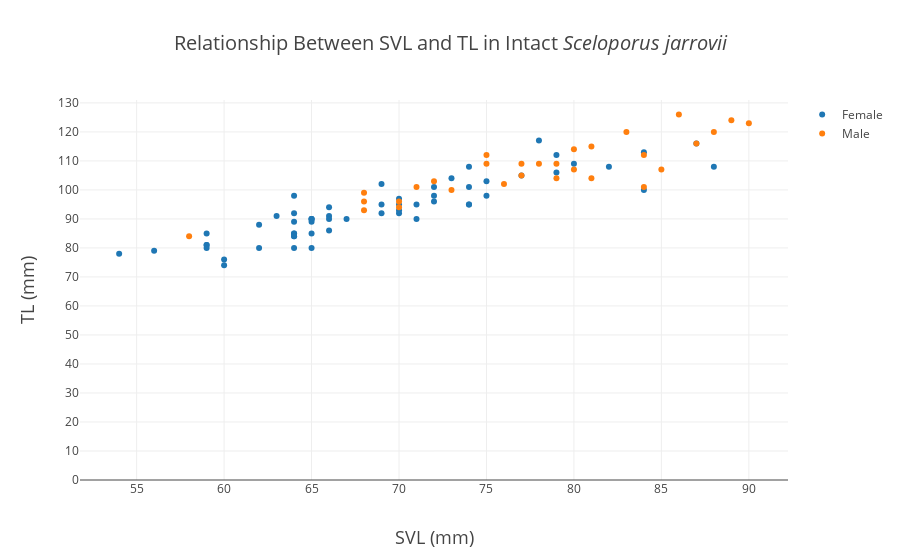

The code cell stored with this chart in its notebook:
### Markdown cell above
## SVL and TL

### Code cell
Males = go.Scatter(x=df.loc[df.sex=='female','svl'],y=df.loc[df.sex=='female','tl'],name='Female',mode = 'markers')
Females = go.Scatter(x=df.loc[df.sex=='male','svl'],y=df.loc[df.sex=='male','tl'],name='Male',mode = 'markers')
data =[Males,Females]
layout = go.Layout(
    title = 'Relationship Between SVL and TL in Intact <i>Sceloporus jarrovii</i>',
    titlefont = dict(
        size = 20),
    xaxis = dict(
        dtick = 5,
        title = 'SVL (mm)',
        titlefont = dict(
            size = 18)),
    yaxis = dict(
        title = 'TL (mm)',
        titlefont = dict(
            size = 18),
        dtick = 10,
    range = (0,df.tl.max()+5)
))
fig = go.Figure(data=data, layout=layout)
plot(fig, filename = 'Relationship Between SVL and TL in Intact Sceloporus jarrovii.html')
iplot(fig, filename = 'Relationship Between SVL and TL in Intact Sceloporus jarrovii.html')

### Figure 1 — Plotly figure (JSON) as saved in the notebook; plotly's stock layout.template omitted (floating-point values rounded to 4 significant figures)
{"data": [{"mode": "markers", "name": "Female", "type": "scatter", "uid": "8c5c58d4-ab5a-11e9-b81d-90324b8dd25e", "x": [84, 69, 70, 84, 64, 79, 75, 66, 65, 70, 62, 75, 72, 78, 59, 65, 65, 64, 74, 66, 69, 73, 71, 82, 64, 60, 66, 72, 64, 72, 77, 65, 74, 71, 80, 74, 70, 59, 59, 74, 64, 59, 67, 60, 54, 56, 70, 63, 62, 66, 65, 64, 65, 79, 88, 64, 64, 69, 87], "y": [100, 102, 92, 113, 98, 112, 98, 94, 90, 97, 88, 103, 96, 117, 81, 90, 90, 89, 108, 91, 95, 104, 95, 108, 85, 74, 86, 98, 80, 101, 105, 80, 95, 90, 109, 101, 93, 85, 81, 95, 85, 80, 90, 76, 78, 79, 95, 91, 80, 90, 85, 84, 89, 106, 108, 84, 92, 92, 116]}, {"mode": "markers", "name": "Male", "type": "scatter", "uid": "8c5ce06e-ab5a-11e9-96dc-90324b8dd25e", "x": [81, 80, 83, 84, 68, 77, 70, 71, 79, 73, 87, 88, 84, 68, 72, 86, 85, 81, 90, 76, 75, 89, 70, 80, 77, 75, 78, 58, 68, 79], "y": [115, 114, 120, 112, 99, 105, 96, 101, 109, 100, 116, 120, 101, 93, 103, 126, 107, 104, 123, 102, 112, 124, 94, 107, 109, 109, 109, 84, 96, 104]}], "layout": {"title": "Relationship Between SVL and TL in Intact <i>Sceloporus jarrovii</i>", "titlefont": {"size": 20}, "xaxis": {"dtick": 5, "title": "SVL (mm)", "titlefont": {"size": 18}}, "yaxis": {"dtick": 10, "range": [0, 131], "title": "TL (mm)", "titlefont": {"size": 18}}}}
